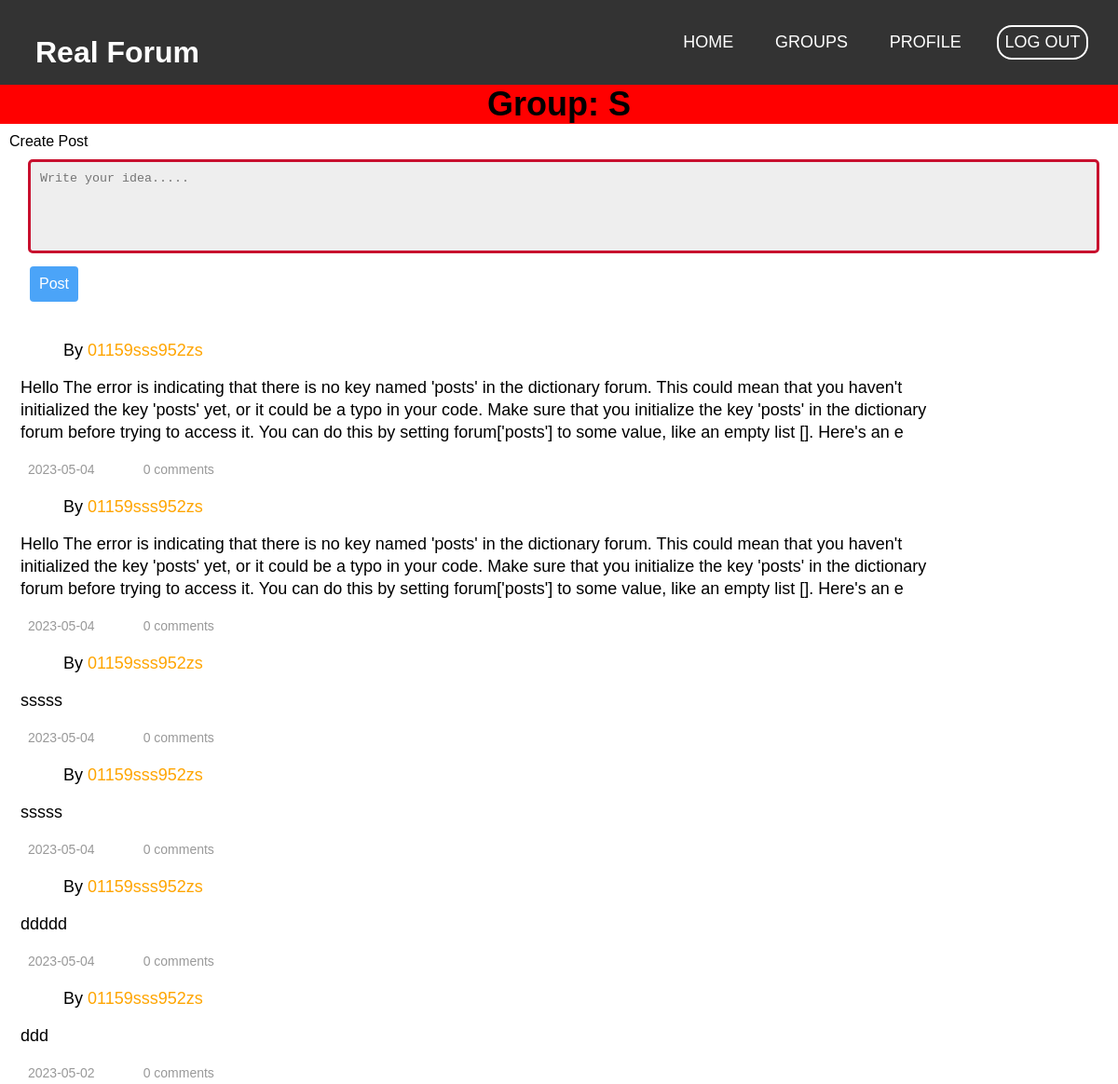
The page /group/s (signed in) on the database its author committed.
### tables this page shows
CREATE TABLE posts (
                    id INTEGER PRIMARY KEY AUTOINCREMENT,
                    content TEXT NOT NULL,
                    doc DATE DEFAULT CURRENT_DATE,
                    user_id INTEGER NOT NULL,
                    group_id INTEGER NOT NULL,
                    FOREIGN KEY (user_id) REFERENCES user (id),
                    FOREIGN KEY (group_id) REFERENCES user_group (id)
                );

CREATE TABLE user (
                                id integer PRIMARY KEY AUTOINCREMENT,
                                username text NOT NULL UNIQUE,
                                password text NOT NULL
                            );

### app.py (the view)
@app.route("/group/<group_name>", methods=["GET", "POST"])
def group_discussion(group_name):
    if not session:
        return redirect(url_for("login"))
    if group_db.check_group(group=group_name) is False:
        return render_template("sorry.html", message=f"Group '{group_name}' not found.")
    community = group_db.get_current_connection(user_id=session["user_id"])
    if group_name not in [group[0] for group in community]:
        return render_template(
            "sorry.html",
            message=f"You are not member of Group '{group_name}'. \
                               Please join group {group_name} to view this forum.",
        )
    forum = {"group_name": group_name, "posts": []}
    if request.method == "POST":
        new_post = request.form.get("create-post")
        post_db.create_post(user_id=session["user_id"], group=group_name, post=new_post)
        return redirect(url_for("group_discussion", group_name=group_name))
    posts = post_db.get_posts(group=group_name)
    print("*"*100)
    print(posts)
    if posts is not None:
        forum["posts"] = posts
        forum["posts"].reverse()
    return render_template("discussion.html", forum=forum)

### src/database_handler.py (called while the page is built)
    def get_current_connection(self, user_id: int):
        groups_name = self.db.execute(
            """
                            SELECT user_group.name
                            FROM group_member
                            JOIN user_group ON user_group.id = group_member.group_id
                            WHERE group_member.user_id=?
                        """,
            (user_id,),
        ).fetchall()
        return groups_name

    def check_group(self, group):
        group_record = self.db.execute(
            "SELECT id FROM user_group WHERE name = ?", (group,)
        ).fetchone()
        return bool(group_record)

    def get_posts(self, group):
        try:
            group_id = self.db.execute(
                "SELECT id FROM user_group WHERE name = ?", (group,)
            ).fetchone()
            posts = self.db.execute(
                """
                SELECT user.username, posts.content, posts.doc
                FROM user
                JOIN posts ON user.id = posts.user_id
                WHERE group_id = ?
            """,
                (group_id[0],),
            ).fetchall()
            print("[INFO] getting all post for group....")
            return posts
        except sqlite3.Error as err:
            print(f"[INFO] Error while retrieving posts: {err}")
            return None

### templates/discussion.html (shortened to what this page needs)
{% extends "index_layout.html" %}
{% block index_layout %}
<div>
    <h1 style="background-color: #f00; text-align: center; margin-top: 0px;
               padding: 0px; font-size: 36px; font-weight: bold;">
        Group: {{ forum["group_name"].upper() }}
    </h1>
</div>
<div style="display: flex;">
    <div style="flex: 1;">
        <form action="#" method="POST" style="padding: 10px;">
            <label for="create-post">Create Post</label>
            <div class="create-post" style="margin-top: 10px;">
                <textarea id="create-post" rows="5" name="create-post" placeholder="Write your idea....."></textarea>
                <br />
                <input type="submit" value="Post" style="margin-top: 10px;">
            </div>
        </form>
    </div>
</div>
{% for post in forum["posts"] %}
<div class="bottom">
    <div class="author">
        <div class="profile"></div>
        <p class="name">By <a>{{ post[0] }}</a></p>
    </div>
    <p class="intro">{{ post[1] }}</p>
    <div class="info">
        <ion-icon name="time"></ion-icon>
        <p class="info">{{ post[2] }}</p>
        <ion-icon name="chatboxes"></ion-icon>
        <p class="info"><a>0 comments</a></p>
    </div>
</div>
{% endfor %}
{% endblock %}

### templates/index_layout.html (shortened to what this page needs)
<!DOCTYPE html>
<html lang="en">
<head>
  <link rel="stylesheet" href="https://cdnjs.cloudflare.com/ajax/libs/font-awesome/4.7.0/css/font-awesome.min.css">
  <link rel="stylesheet" href="{{ url_for('static', filename='css/main.css') }}">
</head>
<body>
  <nav>
    <h2 class="logo">Real Forum</h2>
    <ul class="nav-links">
      <li class="nav-link"><a href="/home">Home</a></li>
      <li class="nav-link"><a href="/group_ops">Groups</a></li>
      <li class="nav-link"><a href="/profile">Profile</a></li>
      <li class="nav-link auth"><a href="/logout">Log Out</a></li>
    </ul>
  </nav>
  {% block index_layout %}
  {% endblock %}
</body>
</html>

### static/css/main.css (style rules this page uses)
*, *::before, *::after { margin: 0; padding: 0; box-sizing: border-box; }
body { min-height: 100vh; font-family: "Franklin Gothic Medium", "Arial Narrow", Arial, sans-serif; }
nav { display: flex; justify-content: space-between; align-items: center; padding: 1rem; background-color: #333; color: white; position: relative; }
nav h2.logo { font-weight: bold; font-size: xx-large; }
ul.nav-links { display: flex; }
li.nav-link { list-style: none; margin: 0.5rem 1rem; padding: 0.4rem; display: flex; align-items: center; }
li.nav-link.auth { border: 2px solid white; border-radius: 1rem; }
li.nav-link a { text-decoration: none; color: inherit; font-family: "Gill Sans", "Gill Sans MT", Calibri, "Trebuchet MS", sans-serif; font-size: large; text-transform: uppercase; }
input[type="submit"] { background-color: rgba(0, 127, 245, 0.705); border: none; color: white; padding: 10px; text-align: center; text-decoration: none; display: inline-block; font-size: 16px; margin: 4px 2px; cursor: pointer; border-radius: 4px; }
.create-post { margin: 10px; padding-left: 10px }
.create-post textarea { width: 100%; background: #eee; padding: 10px; border: 3px solid #C8102E; border-radius: 5px; text-align: left; resize: None }
h2 { padding: 22px 22px 0; }
p { font-size: 18px; padding: 0 22px; line-height: 24px; }
.intro { width: 85%; }
a:link, a:visited { text-decoration: none; color: #; }
.author { display: flex; align-items: center; }
.profile { background-image: url(https://cdn.pixabay.com/photo/2015/10/05/22/37/blank-profile-picture-973460_960_720.png); background-size: cover; background-position: center; height: 36px; width: 36px; border-radius: 50%; margin: 10px 0 10px 22px; }
.name { padding-left: 10px; cursor: pointer; font-weight: 300; }
.name a { font-weight: 400; color: orange; }
.info { display: flex; color: #999; font-size: 14px; margin-top: 8px; padding-left: 0; }
.info a { cursor: pointer; }
ion-icon { height: 20px; width: 20px; display: flex; padding: 10px 8px 0 22px; }

### rows shown on the page
posts: username "01159sss952zs", content "Hello The error is indicating that there is no key named 'posts' in the dictionary forum. This could mean that you haven't initialized the key 'posts' yet, or it could be a typo in your code. Make sure that you initialize the key 'posts' in the dictionary forum before trying to access it. You can do this by setting forum['posts'] to some value, like an empty list []. Here's an e", doc "2023-05-04"
posts: username "01159sss952zs", content "Hello The error is indicating that there is no key named 'posts' in the dictionary forum. This could mean that you haven't initialized the key 'posts' yet, or it could be a typo in your code. Make sure that you initialize the key 'posts' in the dictionary forum before trying to access it. You can do this by setting forum['posts'] to some value, like an empty list []. Here's an e", doc "2023-05-04"
posts: username "01159sss952zs", content "sssss", doc "2023-05-04"
posts: username "01159sss952zs", content "sssss", doc "2023-05-04"
posts: username "01159sss952zs", content "ddddd", doc "2023-05-04"
posts: username "01159sss952zs", content "ddd", doc "2023-05-02"

### other values the page prints
{{ forum["group_name"].upper() }} "S"
